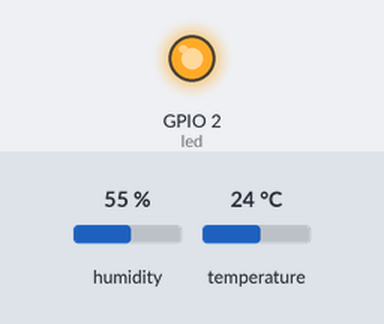
Bench run of a program on a simulated ESP8266 board running MicroPython. On the bench: output pins drawn as LEDs (lit = HIGH, except the on-board LED, lit = LOW). The test bench sets the inputs (shaded band); at power-on: humidity 55 %, temperature 24 °C. WiFi joins after 1.5 s; web requests get an empty 200 reply after 0.4 s; the clock reads 2024-03-15 10:24:30 at power-on unless the program sets it; what the program prints to the serial console is not drawn.

Above: at 4.6 s.
At 34.7 s:
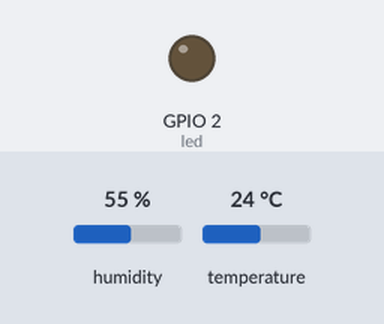
Timing chart, 0 to 82.3 s (numbered marks = the images above):
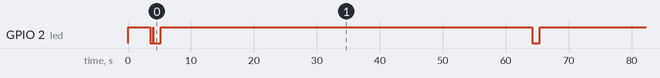

The program:

client.py
```python
import dht
import machine
import network
import time
import urequests
import gc
from machine import Pin

# === 提升主频至 160MHz，增强 WiFi 开启时微秒级采样的抗干扰能力 ===
machine.freq(160000000)

# ====================== 用户配置区 ======================
WIFI_SSID = "ESP"
WIFI_PWD  = "esp11111"

# 你的云端或局域网接收地址（请根据实际需要修改）
TARGET_URLS = [
    "http://你的阿里云公网IP:端口/路径",
    "http://你的PC局域网IP:端口/your_endpoint"
]

DHT_PIN = 4                # GPIO4 (对应开发板丝印 D2)
LED_PIN = 2                # 板载LED (对应开发板丝印 D4)
NORMAL_INTERVAL = 60       # 常规数据上报周期(单位：秒)
# =======================================================

# 传感器初始化：开启内部上拉，确保信号稳定
dht_io = Pin(DHT_PIN, Pin.IN, Pin.PULL_UP)
dht_sensor = dht.DHT22(dht_io)

# 板载LED初始化：默认熄灭 (NodeMCU 板载 LED 为低电平点亮，1为灭)
led = Pin(LED_PIN, Pin.OUT, value=1)

def connect_wifi(retries=15):
    """连接 WiFi（带重试机制）"""
    wlan = network.WLAN(network.STA_IF)
    wlan.active(True)
    if not wlan.isconnected():
        print("Connecting to WiFi...")
        wlan.connect(WIFI_SSID, WIFI_PWD)
        for _ in range(retries):
            if wlan.isconnected():
                break
            time.sleep(1)

    if wlan.isconnected():
        print("WiFi connected! IP:", wlan.ifconfig()[0])
        # 连上 WiFi 后闪烁一次 LED 确认
        led.value(0)
        time.sleep(0.5)
        led.value(1)
        return wlan
    else:
        print("WiFi failed, restarting...")
        machine.reset()

def read_sensor(max_tries=3):
    """读取温湿度数据（带 >= 2s 冷却时间的自动重试机制）"""
    for i in range(max_tries):
        try:
            dht_sensor.measure()
            temp = dht_sensor.temperature()
            hum = dht_sensor.humidity()
            print("Sensor Data: temp={:.1f}°C  hum={:.1f}%".format(temp, hum))
            return temp, hum
        except Exception as e:
            print("Sensor error (try {}/{}): {}".format(i+1, max_tries, e))
            # 必须等待大于 2 秒，DHT22 硬件状态机才能复位响应下一次尝试
            time.sleep(2.5)
    return None, None

def report_to_url(url, temp, hum):
    """向指定 URL 发送 HTTP GET 请求"""
    try:
        payload = "?temp={:.1f}&hum={:.1f}".format(temp, hum)
        full_url = url + payload
        print("Sending to:", full_url)

        r = urequests.get(full_url)
        _ = r.text  # 必须读取一次响应内容以清空接收缓冲区，防止内存泄漏
        r.close()   # 必须显式关闭 socket 连接以释放资源

        print(" -> Success")
        return True
    except Exception as e:
        print(" -> Failed:", e)
        return False

def report_to_all(temp, hum):
    """向所有配置的目标服务器上报数据"""
    for url in TARGET_URLS:
        report_to_url(url, temp, hum)
        time.sleep_ms(200) # 网络请求之间给予芯片短暂喘息时间
    gc.collect()           # 网络请求容易产生大量零碎内存，强制进行一次垃圾回收

def main():
    # 1. 启动时连接 WiFi
    connect_wifi()

    # 2. 周期上报循环
    while True:
        cycle_start = time.time()

        # 第一步：读取传感器
        temp, hum = read_sensor()

        # 第二步：读取成功则点亮 LED 并上报
        if temp is not None:
            led.value(0) # 上报期间点亮蓝灯
            report_to_all(temp, hum)
            led.value(1) # 上报结束熄灭蓝灯
        else:
            print("Skipping report due to sensor failure.")

        # 第三步：周期垃圾回收，优化可用内存空间
        gc.collect()

        # 第四步：计算实际执行耗时，休眠至下一个周期
        elapsed = time.time() - cycle_start
        sleep_time = NORMAL_INTERVAL - elapsed
        if sleep_time < 0:
            sleep_time = 0

        print("Waiting {} seconds for next cycle...\n".format(int(sleep_time)))
        time.sleep(sleep_time)

if __name__ == "__main__":
    time.sleep(1.5) # 极重要：开机延迟，给电容充饱电，让硬件电压平稳后才开始读取
    main()
```
